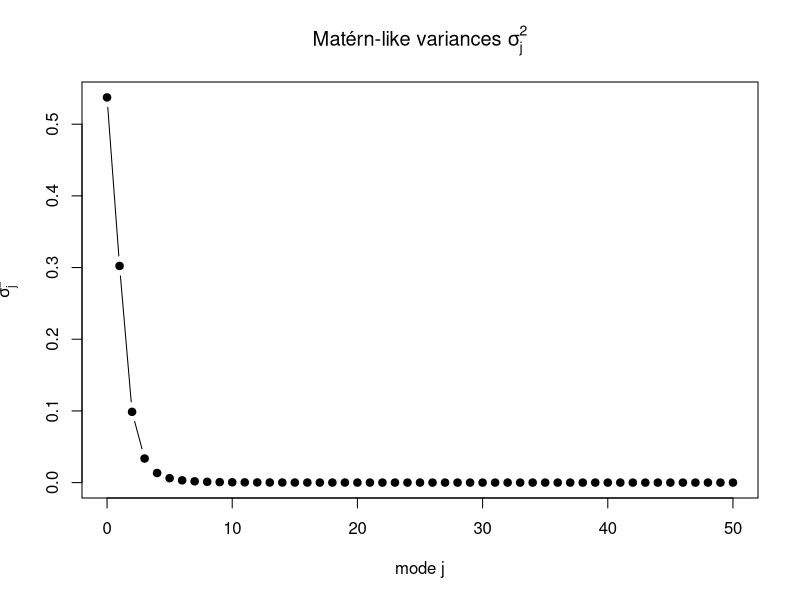
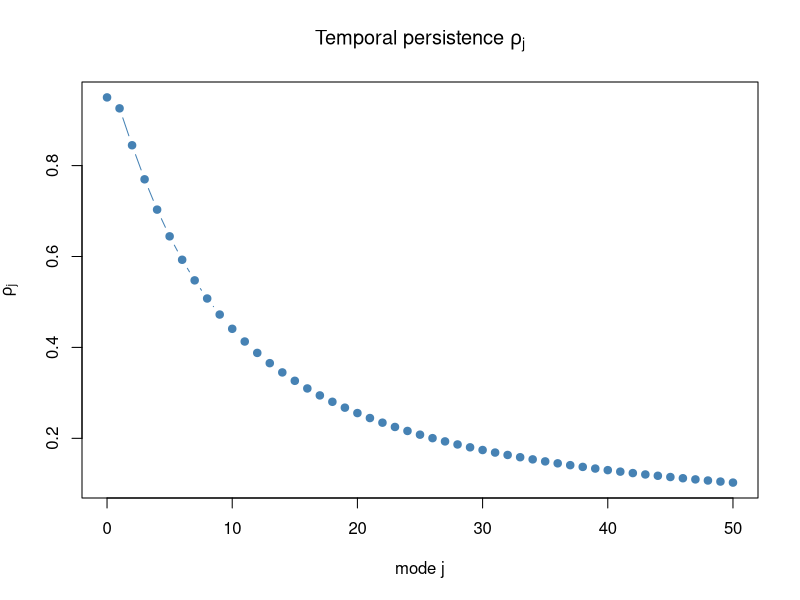
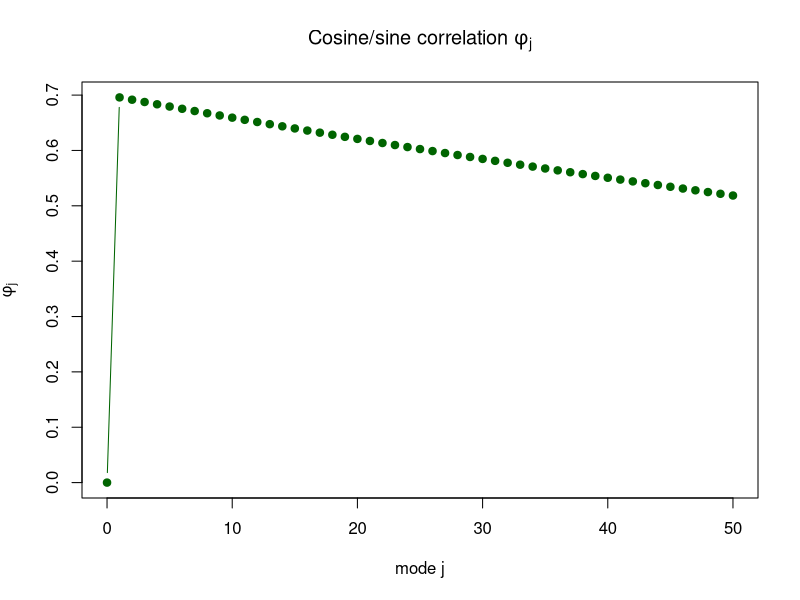
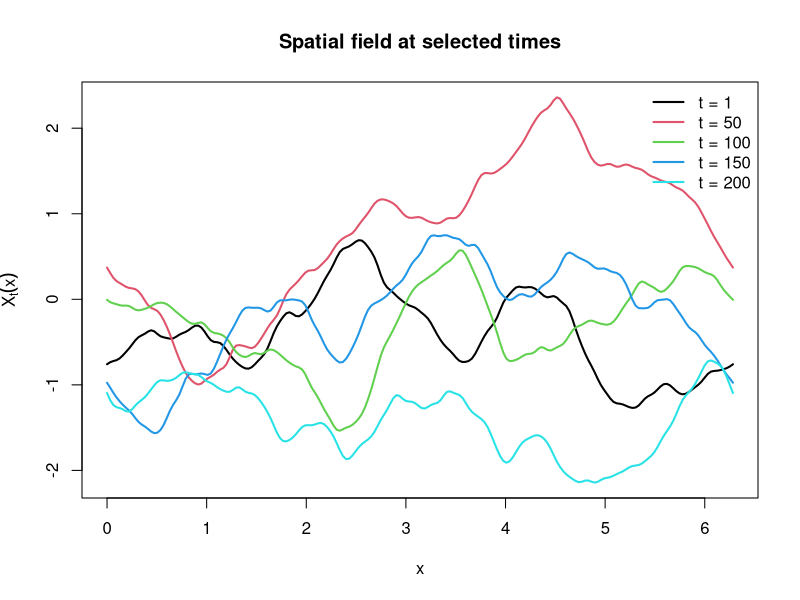
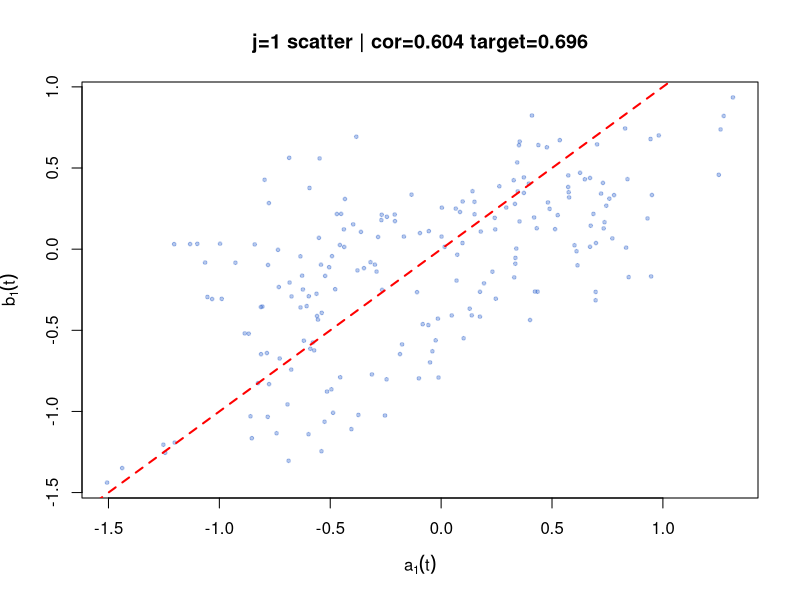
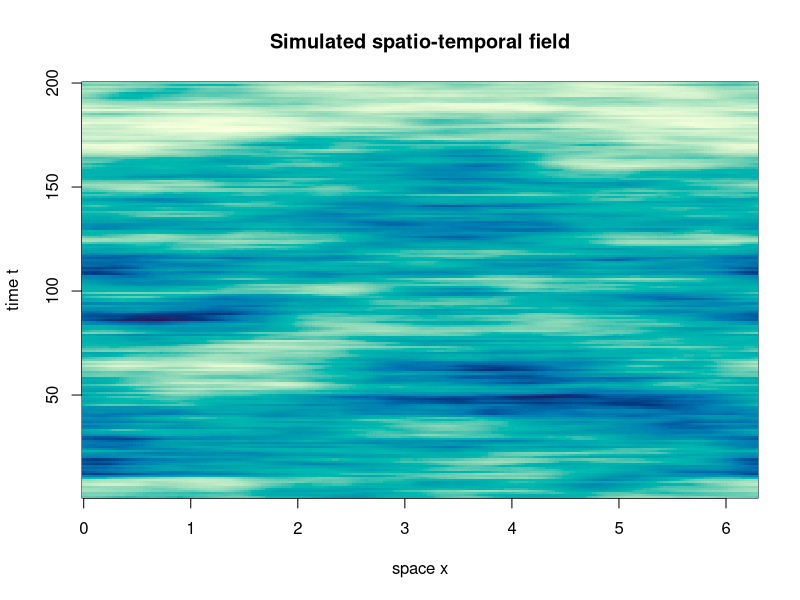

These charts were generated, in order, by the following R code:
############################################################
# VALIDATION SCRIPT: Fourier-AR(1) Spatio-Temporal Model
#
# GOAL:
#   Run the full multi-mode model, reconstruct the field,
#   and save validation/summary images under the validation folder.
#
# OUTPUTS:
#   Saves validation images to: Stats 669/research/img/val
############################################################

library(MASS)

matern_spectrum <- function(J, nu, ell, total_var = 1) {
  kappa    <- sqrt(2 * nu) / ell
  j        <- 0:J
  raw_spec <- (kappa^2 + j^2)^(-(nu + 0.5))
  sigma2   <- total_var * raw_spec / sum(raw_spec)
  sigma2
}

rho_function <- function(J, lambda, alpha, beta, rho0 = 0.95) {
  j   <- 0:J
  rho <- 1 / (1 + lambda * j^alpha)^beta
  rho[1] <- rho0
  pmax(rho, 0)
}

theta_function <- function(J, theta_base = 0.01) {
  theta    <- rep(theta_base, J + 1)
  theta[1] <- 0
  theta
}

phi_function <- function(J, phi_base = 0.7, decay = 0.3) {
  j   <- 0:J
  phi <- phi_base * exp(-decay * j / J)
  phi[1] <- 0
  pmax(pmin(phi, 0.99), -0.99)
}

build_Mj <- function(rho_j, theta_j) {
  matrix(
    rho_j * c(cos(theta_j), sin(theta_j), -sin(theta_j), cos(theta_j)),
    nrow = 2, ncol = 2, byrow = FALSE
  )
}

build_Sigma_eps_j <- function(sigma2_j, rho_j, phi_j) {
  scale <- sigma2_j * (1 - rho_j^2)
  matrix(scale * c(1, phi_j, phi_j, 1), nrow = 2, ncol = 2, byrow = FALSE)
}

build_Sigma_init_j <- function(sigma2_j, phi_j) {
  matrix(sigma2_j * c(1, phi_j, phi_j, 1), nrow = 2, ncol = 2, byrow = FALSE)
}

simulate_fourier_ar1 <- function(T, J, nu, ell, lambda, alpha, beta,
                                 theta_base = 0.01,
                                 phi_base   = 0.7,
                                 phi_decay  = 0.3,
                                 total_var  = 1,
                                 rho0       = 0.95,
                                 seed       = NULL) {
  if (!is.null(seed)) set.seed(seed)
  sigma2 <- matern_spectrum(J = J, nu = nu, ell = ell, total_var = total_var)
  rho    <- rho_function(J = J, lambda = lambda, alpha = alpha, beta = beta, rho0 = rho0)
  theta  <- theta_function(J = J, theta_base = theta_base)
  phi    <- phi_function(J = J, phi_base = phi_base, decay = phi_decay)
  a <- matrix(0, nrow = T, ncol = J + 1)
  b <- matrix(0, nrow = T, ncol = J + 1)
  a[1, 1] <- rnorm(1, mean = 0, sd = sqrt(sigma2[1]))
  for (j in 1:J) {
    idx        <- j + 1
    Sigma_init <- build_Sigma_init_j(sigma2[idx], phi[idx])
    init       <- as.vector(mvrnorm(1, c(0, 0), Sigma_init))
    a[1, idx]  <- init[1]
    b[1, idx]  <- init[2]
  }
  for (t in 2:T) {
    eps_var <- sigma2[1] * (1 - rho[1]^2)
    a[t, 1] <- rho[1] * a[t - 1, 1] + rnorm(1, 0, sqrt(eps_var))
    for (j in 1:J) {
      idx         <- j + 1
      M_j         <- build_Mj(rho[idx], theta[idx])
      Sigma_eps_j <- build_Sigma_eps_j(sigma2[idx], rho[idx], phi[idx])
      eta          <- as.vector(mvrnorm(1, c(0, 0), Sigma_eps_j))
      new_state    <- M_j %*% c(a[t - 1, idx], b[t - 1, idx]) + eta
      a[t, idx]    <- new_state[1]
      b[t, idx]    <- new_state[2]
    }
  }
  list(a = a, b = b, sigma2 = sigma2, rho = rho, theta = theta, phi = phi,
       params = list(T = T, J = J, nu = nu, ell = ell, lambda = lambda,
                     alpha = alpha, beta = beta, theta_base = theta_base,
                     phi_base = phi_base, phi_decay = phi_decay,
                     total_var = total_var, rho0 = rho0))
}

reconstruct_field <- function(a, b, x_grid) {
  T  <- nrow(a)
  J  <- ncol(a) - 1
  nx <- length(x_grid)
  X <- matrix(0, nrow = T, ncol = nx)
  X <- X + a[, 1]
  for (j in 1:J) {
    idx <- j + 1
    X   <- X + a[, idx] %*% t(cos(j * x_grid)) + b[, idx] %*% t(sin(j * x_grid))
  }
  X
}

sim <- simulate_fourier_ar1(
  T = 200, J = 50, nu = 1.5, ell = 1.0,
  lambda = 0.08, alpha = 1.2, beta = 1.0,
  theta_base = 0.01, phi_base = 0.7, phi_decay = 0.3,
  total_var = 1, rho0 = 0.95, seed = 123
)

x_grid <- seq(0, 2 * pi, length.out = 200)
X      <- reconstruct_field(sim$a, sim$b, x_grid)

out_dir <- "Stats 669/research/img/debug/val"
dir.create(out_dir, showWarnings = FALSE, recursive = TRUE)

j_test <- 2
emp_cor_j1 <- cor(sim$a[, j_test], sim$b[, j_test])
target_phi_j1 <- sim$phi[j_test]

cat("Validation summary:\n")
cat("Target phi_1:", round(target_phi_j1, 4), "\n")
cat("Empirical Cor(a_1, b_1):", round(emp_cor_j1, 4), "\n")

png(file.path(out_dir, "val_matern_variances.png"), width = 800, height = 600)
plot(0:sim$params$J, sim$sigma2, type = "b", pch = 19,
     xlab = "mode j", ylab = expression(sigma[j]^2),
     main = expression("Matérn-like variances " * sigma[j]^2))
dev.off()

png(file.path(out_dir, "val_temporal_persistence.png"), width = 800, height = 600)
plot(0:sim$params$J, sim$rho, type = "b", pch = 19, col = "steelblue",
     xlab = "mode j", ylab = expression(rho[j]),
     main = expression("Temporal persistence " * rho[j]))
dev.off()

png(file.path(out_dir, "val_phi_by_mode.png"), width = 800, height = 600)
plot(0:sim$params$J, sim$phi, type = "b", pch = 19, col = "darkgreen",
     xlab = "mode j", ylab = expression(phi[j]),
     main = expression("Cosine/sine correlation " * phi[j]))
dev.off()

png(file.path(out_dir, "val_spatial_field_selected_times.png"), width = 900, height = 600)
matplot(x_grid, t(X[c(1, 50, 100, 150, 200), ]),
        type = "l", lty = 1, lwd = 2,
        xlab = "x", ylab = expression(X[t](x)),
        main = "Spatial field at selected times")
legend("topright", legend = paste("t =", c(1, 50, 100, 150, 200)),
       col = 1:5, lty = 1, lwd = 2, bty = "n")
dev.off()

png(file.path(out_dir, "val_j1_scatter.png"), width = 650, height = 650)
plot(sim$a[, j_test], sim$b[, j_test], pch = 19, cex = 0.5,
     col = rgb(0.2, 0.4, 0.8, 0.35),
     xlab = expression(a[1](t)), ylab = expression(b[1](t)),
     main = sprintf("j=1 scatter | cor=%.3f target=%.3f", emp_cor_j1, target_phi_j1))
abline(0, 1, col = "red", lty = 2, lwd = 2)
dev.off()

png(file.path(out_dir, "val_spacetime_heatmap.png"), width = 900, height = 600)
image(x = x_grid, y = 1:nrow(X), z = t(X),
      xlab = "space x", ylab = "time t",
      main = "Simulated spatio-temporal field",
      col = hcl.colors(100, "YlGnBu", rev = TRUE))
dev.off()

cat("All validation plots saved to:", out_dir, "\n")
